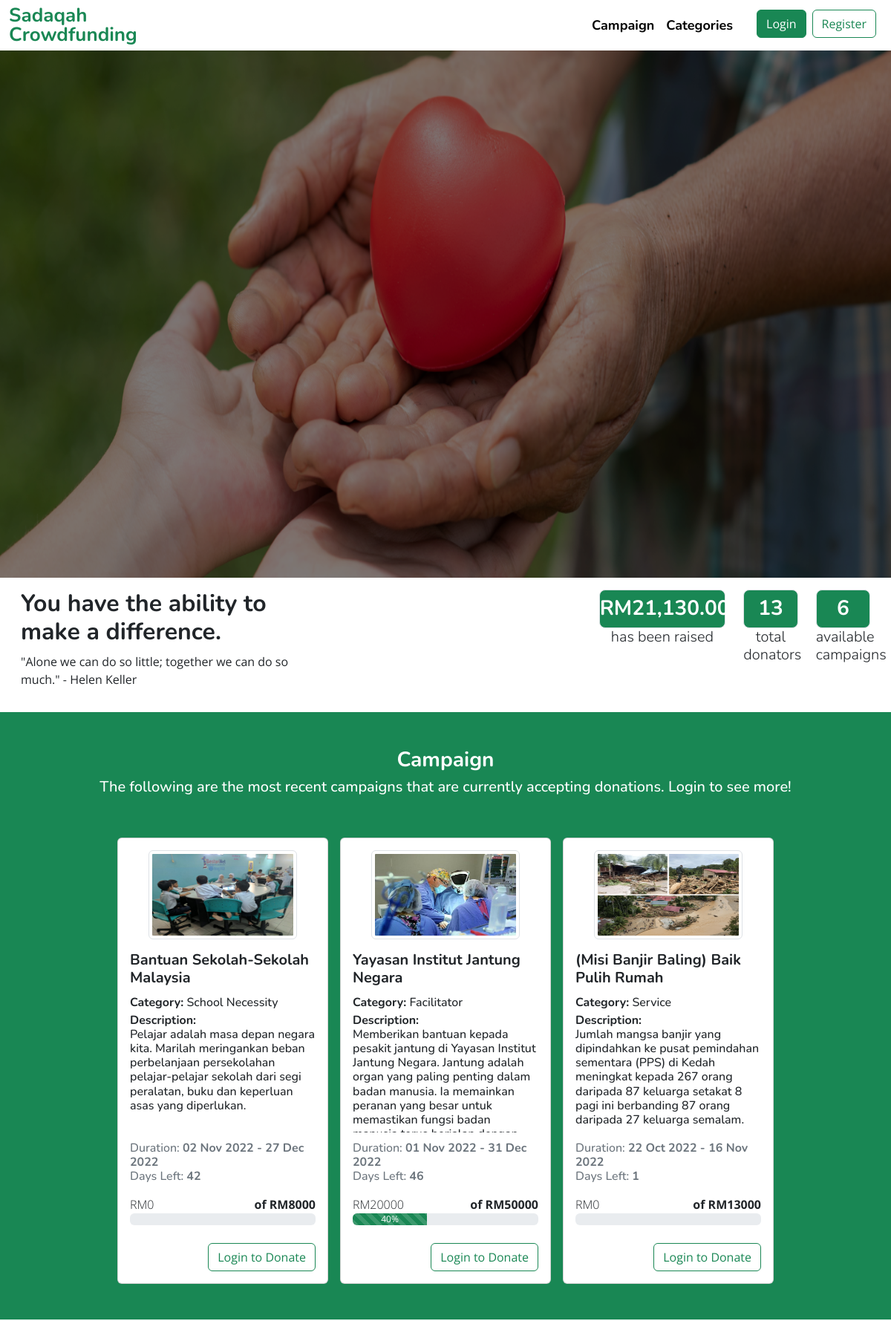
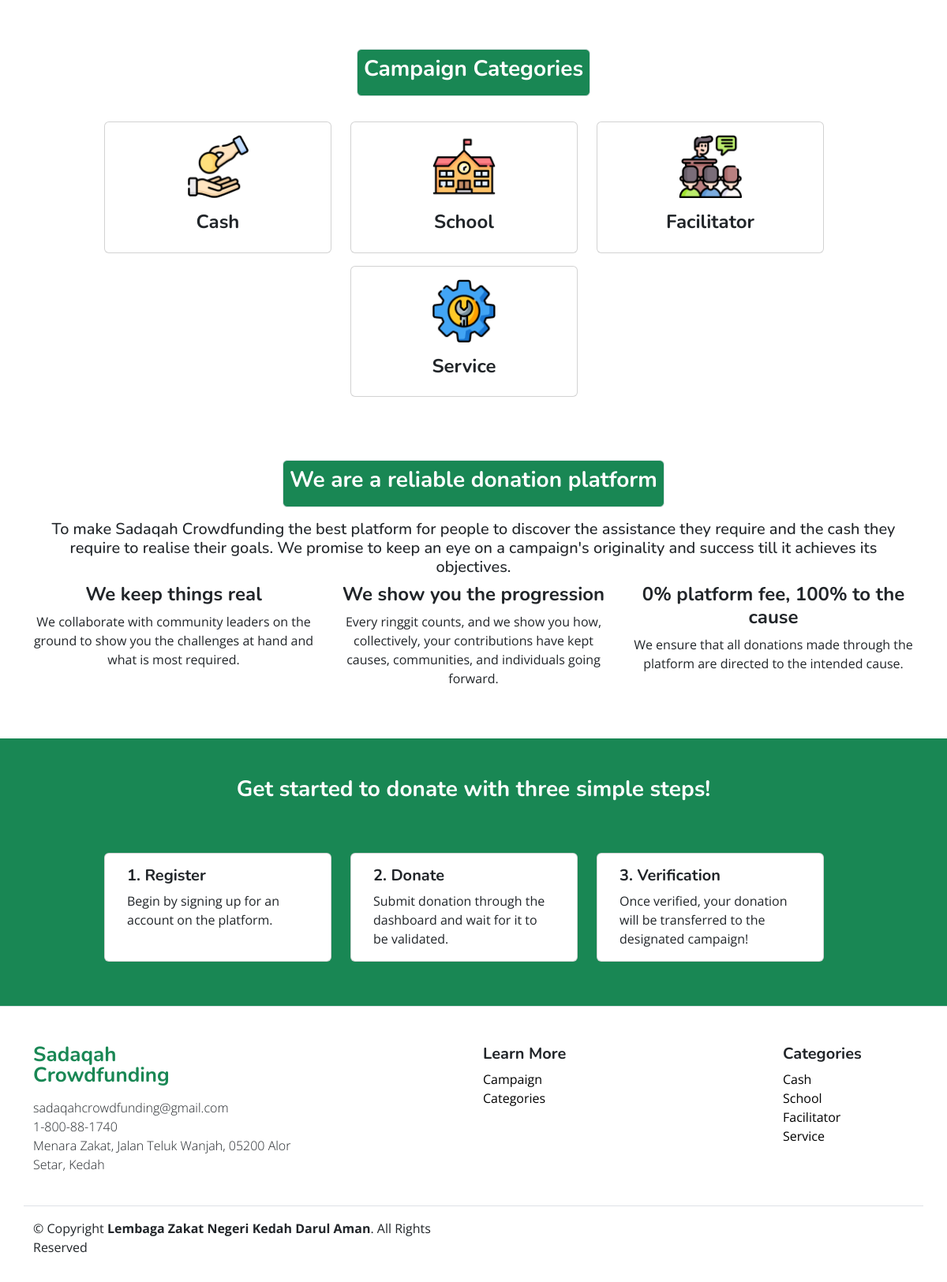
The page / on the database its author committed (2 pictures, top to bottom).
### tables this page shows
CREATE TABLE `campaign` (
  `campaign_id` int(11) NOT NULL,
  `campaign_name` varchar(100) NOT NULL,
  `campaign_description` varchar(1000) NOT NULL,
  `campaign_banner` varchar(200) NOT NULL,
  `campaign_category_id` int(11) NOT NULL,
  `campaign_amount` double NOT NULL,
  `campaign_start` datetime(6) NOT NULL,
  `campaign_end` datetime(6) NOT NULL,
  `campaign_raised` double NOT NULL,
  `campaign_created_date` timestamp NOT NULL DEFAULT current_timestamp(),
  `campaign_admin_id` int(11) NOT NULL,
  `campaign_status` int(11) NOT NULL
);

CREATE TABLE `category` (
  `category_id` int(11) NOT NULL,
  `category_name` varchar(50) NOT NULL
);

### index.php (the view, shortened to what the rows shown need)
<!DOCTYPE html>
<html lang="en">
<head>
    <link href="https://cdn.jsdelivr.net/npm/bootstrap@5.2.2/dist/css/bootstrap.min.css" rel="stylesheet" />
    <link rel="stylesheet" href="https://cdn.jsdelivr.net/npm/bootstrap-icons@1.9.1/font/bootstrap-icons.css" />
    <link rel="stylesheet" href="https://cdnjs.cloudflare.com/ajax/libs/Swiper/8.4.4/swiper-bundle.min.css" />
    <link rel="stylesheet" href="css/homepage.css">
    <link rel="stylesheet" href="css/custom-css.css">
</head>
<body>
    <?php
    include_once(__DIR__ . '/php/dbcon.php');
    ?>
    <main>
        <div class="p-3">
            <div class="container-fluid">
                <div class="row">
                    <div class="col-md-4">
                        <h2 class="fw-bolder">You have the ability to make a difference.</h2>
                    </div>
                </div>
            </div>
        </div>
        <section id="campaign">
            <div class="bg-success">
                <div class="cards d-flex justify-content-center pb-4">
                    <?php
                    $campaign_status = 1;
                    $query = "SELECT * FROM campaign camp, category cat WHERE camp.campaign_end > CURDATE() AND camp.campaign_category_id=cat.category_id AND camp.campaign_status=? ORDER BY camp.campaign_id desc LIMIT 3";
                    $stmt = $con->prepare($query);
                    $stmt->bind_param("i", $campaign_status);
                    $stmt->execute();
                    $result = $stmt->get_result();
                    ?>
                    <?php
                    $index = 0;
                    while ($camp = $result->fetch_assoc()) {
                        $percentageBar = 100 - ((($camp['campaign_amount'] - $camp['campaign_raised']) / $camp['campaign_amount']) * 100);
                        $percentageBar = round($percentageBar);
                    ?>
                        <div class="col-md-3 d-flex align-items-stretch mb-4">
                            <div class="card mx-2">
                                <a href="" type="" class="" data-bs-toggle="modal" data-bs-target="#banner-modal-<?php echo $index ?>">
                                    <img src="<?php echo $camp['campaign_banner']; ?>" class="card-img-top img-thumbnail rounded mx-auto d-block mt-3" style="height:120px; width:200px;" alt="Campaign Banner">
                                </a>
                                <div class="card-body">
                                    <h5 class="card-title h-20 mb-3 fw-bold" style="min-height: 2rem;"><?php echo $camp['campaign_name']; ?></h5>
                                    <h6 class="card-subtitle mb-2"><b>Category: </b><?php echo $camp['category_name']; ?></h6>
                                    <h6 class="card-subtitle mb-3 overflow-auto" style="height:10rem;"><b>Description: </b><br><?php echo $camp['campaign_description']; ?></h6>
                                    <h6 class="card-subtitle mb-3 text-muted">
                                        <div>
                                            <?php
                                            $startDate = date("d M Y", strtotime($camp['campaign_start']));
                                            $endDate = date("d M Y", strtotime($camp['campaign_end']));
                                            ?>
                                            Duration: <b><?php echo $startDate . " - " . $endDate; ?></b>
                                        </div>
                                        <div>
                                            <?php
                                            $date1 = new DateTime(date("Y-m-d"));
                                            $date2 = new DateTime($camp['campaign_end']);
                                            $diff = $date2->diff($date1)->format("%a");
                                            $daysLeft = intval($diff);
                                            ?>
                                            Days Left: <b><?php echo $daysLeft; ?></b>
                                        </div>
                                    </h6>
                                    <div class="camp-progress">
                                        <div class="d-flex justify-content-between">
                                            <div class="fw-light">
                                                <?php echo 'RM' . $camp['campaign_raised']; ?>
                                            </div>
                                            <div class="fw-bold">
                                                of RM<?php echo $camp['campaign_amount']; ?>
                                            </div>
                                        </div>
                                        <div class="progress">
                                            <div class="progress-bar progress-bar-striped progress-bar-animated bg-success" role="progressbar" aria-valuenow="<?php echo $percentageBar; ?>" aria-valuemin="0" aria-valuemax="100" style="width: <?php echo $percentageBar; ?>%"><?php echo $percentageBar; ?>%</div>
                                        </div>
                                    </div>
                                    <div class="d-flex mt-4 justify-content-end">
                                        <button class="btn btn-outline-success" data-bs-toggle="modal" data-bs-target="#loginModal">Login to Donate</button>
                                    </div>
                                </div>
                            </div>
                        </div>
                    <?php
                        $index++;
                    }
                    ?>
                </div>
            </div>
        </section>
    </main>
</body>
</html>

### rows shown on the page
campaign: campaign_banner (picture), campaign_name "Bantuan Sekolah-Sekolah Malaysia", campaign_category.category_name "School Necessity", campaign_description "Pelajar adalah masa depan negara kita. Marilah meringankan beban perbelanjaan persekolahan pelajar-pelajar sekolah dari segi peralatan, buku dan keperluan asas yang diperlukan.", campaign_start "02 Nov 2022", campaign_end "27 Dec 2022", campaign_raised "0", campaign_amount "8000"
campaign: campaign_banner (picture), campaign_name "Yayasan Institut Jantung Negara", campaign_category.category_name "Facilitator", campaign_description "Memberikan bantuan kepada pesakit jantung di Yayasan Institut Jantung Negara. Jantung adalah organ yang paling penting dalam badan manusia. Ia memainkan peranan yang besar untuk memastikan fungsi badan…", campaign_start "01 Nov 2022", campaign_end "31 Dec 2022", campaign_raised "20000", campaign_amount "50000", percentageBar "40"
campaign: campaign_banner (picture), campaign_name "(Misi Banjir Baling) Baik Pulih Rumah", campaign_category.category_name "Service", campaign_description "Jumlah mangsa banjir yang dipindahkan ke pusat pemindahan sementara (PPS) di Kedah meningkat kepada 267 orang daripada 87 keluarga setakat 8 pagi ini berbanding 87 orang daripada 27 keluarga semalam.", campaign_start "22 Oct 2022", campaign_end "16 Nov 2022", campaign_raised "0", campaign_amount "13000"

### other values the page prints
$count "21,130.00"
$count "13"
$count "6"
